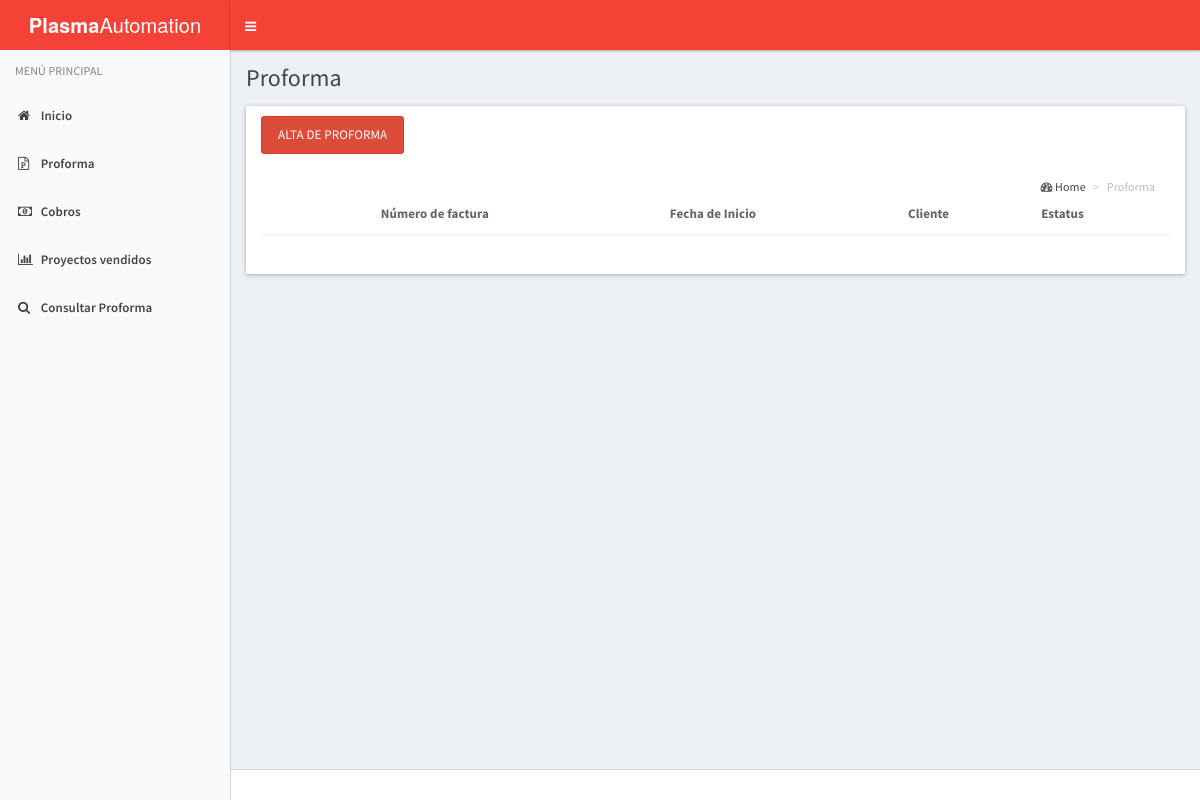
The app's page /cobranza/index_proforma.php, older data.
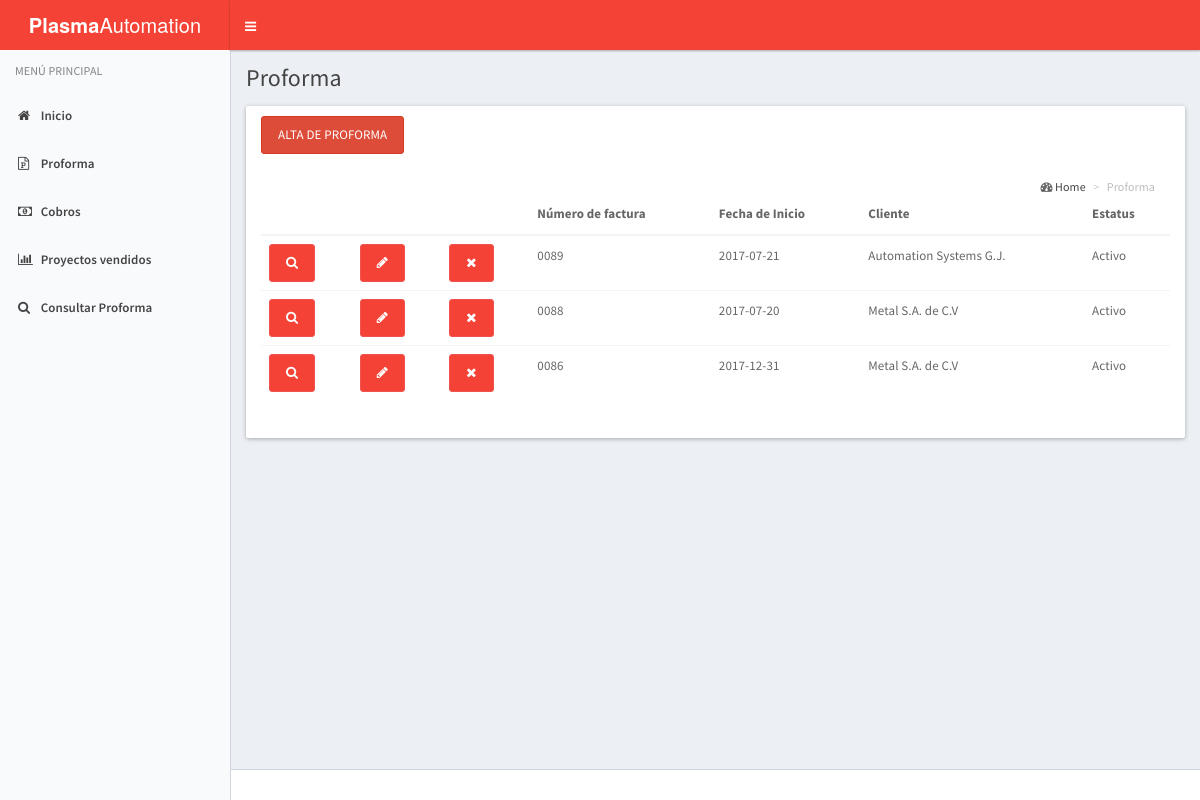
The same page, newer data.
### tables this page shows
CREATE TABLE IF NOT EXISTS `proforma` (
  `id_proforma` int(11) NOT NULL,
  `no_factura` int(4) NOT NULL,
  `fecha_inicio` date NOT NULL,
  `id_cliente` int(4) NOT NULL,
  `id_vendedor` int(4) NOT NULL,
  `fecha_entrega` date NOT NULL,
  `id_proyecto` int(4) NOT NULL,
  `descripcion` varchar(250) NOT NULL,
  `estatus` int(1) NOT NULL
);

CREATE TABLE IF NOT EXISTS `cliente` (
  `No_Cliente` int(10) NOT NULL,
  `nombre` varchar(25) NOT NULL,
  `domicilio` varchar(70) NOT NULL,
  `id_estado` int(2) NOT NULL,
  `id_municipio` varchar(25) NOT NULL,
  `rfc` varchar(15) NOT NULL,
  `correo` varchar(30) NOT NULL,
  `telefono` int(15) NOT NULL,
  `c_p` int(8) NOT NULL
);

### cobranza/index_proforma.php (the view, shortened to what this page needs)
<!DOCTYPE html>
<html lang="es">
  <head>
    <link rel="stylesheet" href="../assets/bootstrap/css/bootstrap.css">
    <link rel="stylesheet" href="../assets/css/font-awesome.min.css">
    <link rel="stylesheet" href="../assets/css/ionicons.min.css">
    <link rel="stylesheet" href="../assets/dist/css/AdminLTE.css">
    <link rel="stylesheet" href="../assets/dist/css/skins/_all-skins.css">
    <link rel="stylesheet" href="assets/plugins/select2/select2.min.css">
    <link href="assets/plugins/pnotify/css/pnotify.custom.min.css" rel="stylesheet">
  </head>
  <body class="hold-transition skin-blue-light sidebar-mini">
    <div class="wrapper">
      <?php
        include('header.php');
      ?>
      <?php
        include('menu.php');
      ?>
      <div class="content-wrapper" id="content">
        <section class="content-header">
          <h1>
            Proforma
          </h1>
        </section>
        <section class="content">
      <div class="col-lg-12">
         <div class="row">
          <div class="panel">
            <div class="panel-heading">
            <button class="btn btn-danger" data-toggle="modal" data-target="#miventana">Alta de Proforma</button>
              <section class="content-header">
                <ol class="breadcrumb">
                   <i class="fa fa-dashboard"></i>
                    <li><a href="">Home</a></li>
                    <li class="active">Proforma
                   </li>
                </ol>
              </section>
            </div>
            <div class="panel-body">
              <table class="table">
                <thead>
                  <tr>
                    <th></th>
                    <th></th>
                    <th></th>
                    <th>Número de factura</th>
                    <th>Fecha de Inicio</th>
                    <th>Cliente</th>
                    <th>Estatus</th>
                  </tr>
                </thead>
                <tbody>
                <?php
                  $host = 'localhost';
                  $user = 'root';
                  $password = '';
                  $conexion = @mysql_connect($host, $user, $password);
                  $sql = "SELECT p.id_proforma, p.no_factura as no_factura, p.fecha_inicio as fecha_inicio, c.No_Cliente, p.estatus as estatus, c.nombre as nombre from proforma p inner join cliente c on c.No_Cliente = p.id_cliente WHERE estatus = 1 ORDER BY no_factura DESC";
                  $resultado = mysql_query($sql, $conexion);
                  while ($proforma = mysql_fetch_assoc($resultado)) {
                    echo "<tr>";
                     echo "<td><a href='proforma.php?consultar_proforma_id=".$proforma['id_proforma']."' class='btn btn-primary consultar-proforma'><i title='Ver más' class='fa fa-search consultar-proforma'></i></a></td>";
                    echo "<td><a href='proforma.php?editar_proforma_id=".$proforma['id_proforma']."' class='btn btn-rounded btn-primary editar-proforma'><i  title='Editar proforma' class='fa fa-pencil'></i></a></td>";
                    echo "<td><a href='proforma.php?eliminar_proforma_id=".$proforma['id_proforma']."' class='btn btn-primary eliminar-proforma'><i title='Desactivar proforma' class='fa fa-remove eliminar-proforma'></i></a></td>";
                    echo "<td>00".$proforma['no_factura']."</td>";
                    echo "<td>".$proforma['fecha_inicio']."</td>";
                    echo "<td>".$proforma['nombre']."</td>";
                    echo "<td>".($proforma['estatus']==1?'Activo':'Inactivo')."</td>";
                    echo "</tr>";
                  }
                ?>
                </tbody>
              </table>
            </div>
          </div>
        </div>
      </div>
    </section>
  </div>
      <footer class="main-footer">
      </footer>
    </div>
  </body>
</html>

Row changes from the older to the newer data that the page shows:
added proforma: no_factura "89", fecha_inicio "2017-07-21", id_cliente.nombre "Automation Systems G.J.", estatus "Activo"
added proforma: no_factura "88", fecha_inicio "2017-07-20", id_cliente.nombre "Metal S.A. de C.V", estatus "Activo"
added proforma: no_factura "86", fecha_inicio "2017-12-31", id_cliente.nombre "Metal S.A. de C.V", estatus "Activo"
